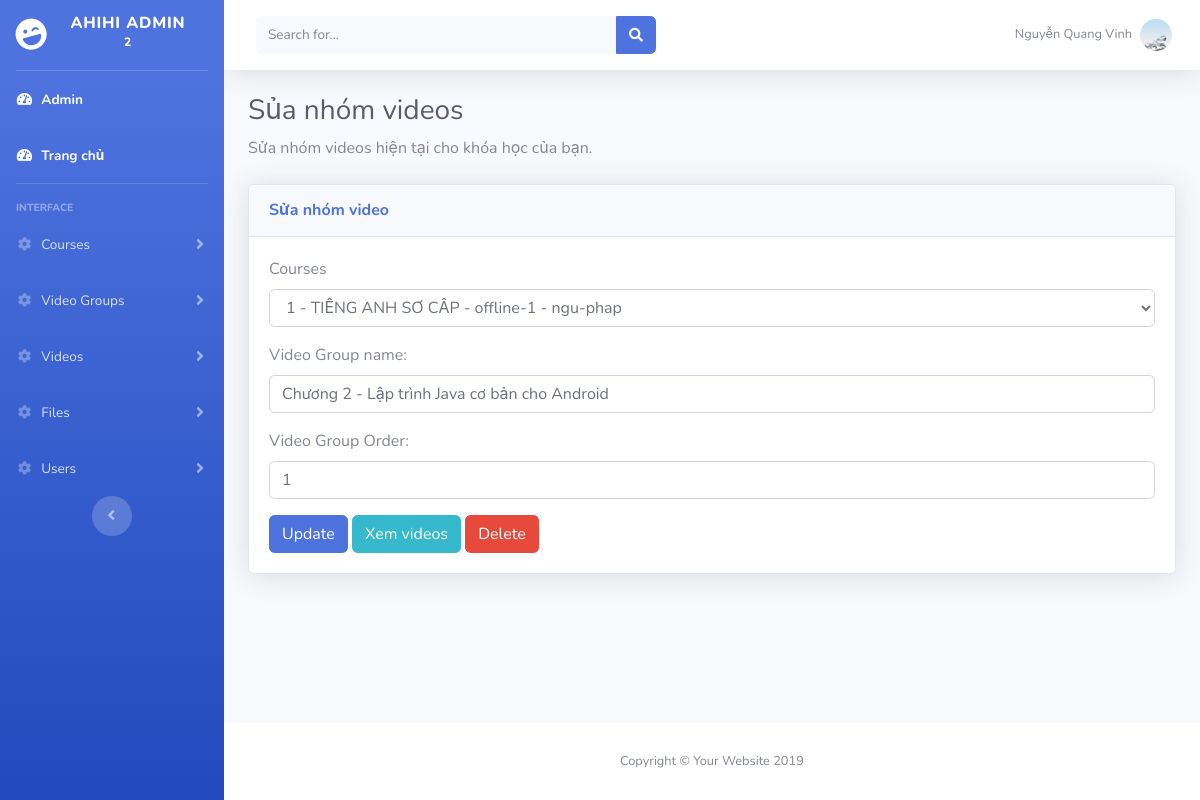
The app's page /horizontal/admin/pages/video_groups/video_groups_edit.php?id=2 (signed in) with its own data.
### tables this page shows
CREATE TABLE `video_groups` (
  `id` int(4) UNSIGNED NOT NULL,
  `course_id` int(2) UNSIGNED NOT NULL,
  `name` varchar(255) NOT NULL,
  `video_group_order` int(2) UNSIGNED NOT NULL
);

CREATE TABLE `courses` (
  `id` int(2) UNSIGNED NOT NULL,
  `topic` varchar(20) NOT NULL,
  `type` varchar(20) NOT NULL,
  `name` varchar(80) NOT NULL,
  `slug` varchar(80) NOT NULL,
  `short_description` varchar(255) NOT NULL,
  `long_description` text NOT NULL,
  `thumbnail` varchar(255) NOT NULL,
  `old_price` double DEFAULT NULL,
  `price` double DEFAULT NULL,
  `remaining_slots` int(3) DEFAULT NULL,
  `inner_description` varchar(50) NOT NULL,
  `course_order` int(2) UNSIGNED NOT NULL DEFAULT 0,
  `user_id` int(2) UNSIGNED NOT NULL,
  `is_active` int(1) UNSIGNED NOT NULL DEFAULT 1
);

### horizontal/admin/includes/classes/Course.php (called while the page is built, shortened)
<?php
class Course {
    private $db;
    public function __construct($db)
    {
        $this->db = $db;
    }
    public function get_all_courses() {
        $sql = "SELECT * FROM courses";
        return $this->db->query($sql)->fetchAll();
    }
}
?>

### horizontal/admin/includes/classes/VideoGroup.php (called while the page is built, shortened)
<?php
class VideoGroup {
    private $db;
    public function __construct($db)
    {
        $this->db = $db;
    }
    public function get_video_group_by_id($video_group_id) {
        $sql = "SELECT * FROM video_groups WHERE id = '$video_group_id'";
        return $this->db->query($sql)->fetch();
    }
}
?>

### horizontal/admin/pages/video_groups/video_groups_edit.php (the view, shortened to what this page needs)
<?php
include("../../../includes/connect_db.php");
include("../../includes/classes/Course.php");
include("../../includes/classes/VideoGroup.php");
$courseObj = new Course($db);
$coursesArr = $courseObj->get_all_courses();
$video_group_obj = new VideoGroup($db);
$video_group_id = $_GET['id'];
$current_video_group = $video_group_obj->get_video_group_by_id($video_group_id);
?>
<?php include("../../partials/header.php"); ?>
<?php include("../../partials/sidebar.php"); ?>
<?php include("../../partials/topbar.php") ?>
    <h1 class="h3 mb-2 text-gray-800">Sủa nhóm videos</h1>
    <p class="mb-4">Sửa nhóm videos hiện tại cho khóa học của bạn</a>.</p>
    <div class="card shadow mb-4">
        <div class="card-header py-3">
            <h6 class="m-0 font-weight-bold text-primary">Sửa nhóm video</h6>
        </div>
        <div class="card-body">
            <form method="POST" enctype="multipart/form-data">
                <div class="form-group">
                    <label for="course_id">Courses</label>
                    <select class="form-control" id="course_id" name="course_id">
                        <?php foreach ($coursesArr as $course): ?>
                            <option value="<?= $course['id'] ?>" <?php if ($current_video_group['course_id'] == $course['id']) echo "selected" ?>>
                                <?= $course['id'] . " - " . $course['name']  . " - " . $course['type']. " - " . $course['topic'] ?>
                            </option>
                        <?php endforeach; ?>
                    </select>
                </div>
                <div class="form-group">
                    <label for="video_group_name">Video Group name:</label>
                    <input type="text" class="form-control" id="video_group_name" name="video_group_name" value="<?= $current_video_group['name'] ?>">
                </div>
                <div class="form-group">
                    <label for="video_group_order">Video Group Order:</label>
                    <input required type="number" class="form-control" id="video_group_order" name="video_group_order" value="<?= $current_video_group['video_group_order'] ?>">
                </div>
                <button type="submit" name="submit_edit_video_group" class="btn btn-primary">Update</button>
                <a class="btn btn-info" href="../videos/videos_view.php?video_group_id=<?= $current_video_group['id'] ?>">Xem videos</a>
                <a href="video_groups_delete.php?id=<?= $current_video_group['id'] ?>" class="btn btn-danger" onclick="return confirm('Bạn có chắc muốn xóa không ?');">Delete</a>
            </form>
        </div>
    </div>
<?php include("../../partials/footer.php") ?>

### records on screen
video_groups: course_id "1 - TIẾNG ANH SƠ CẤP - offline-1 - ngu-phap", video_group_name "Chương 2 - Lập trình Java cơ bản cho Android", video_group_order "1"

### other values on screen
$_SESSION['user']['full_name'] "Nguyễn Quang Vinh"
